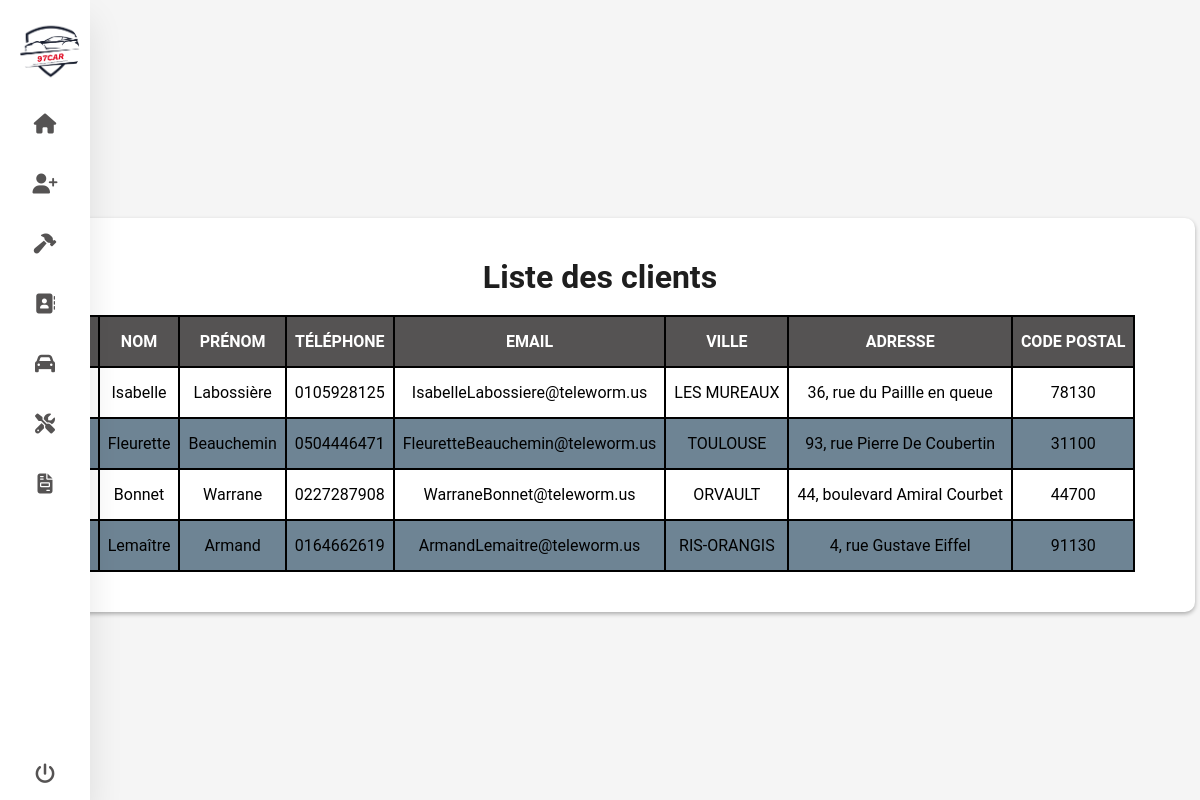
The app's page /Login/list-client.php (signed in) with its own data.
### tables this page shows
CREATE TABLE `client` (
  `Id_client` int(11) NOT NULL,
  `mel` varchar(255) DEFAULT NULL,
  `nom` varchar(100) DEFAULT NULL,
  `prenom` varchar(100) DEFAULT NULL,
  `telephone` char(10) DEFAULT NULL,
  `ville` varchar(50) DEFAULT NULL,
  `adresse` varchar(100) DEFAULT NULL,
  `code_postal` int(11) DEFAULT NULL
);

### Login/verify/restricted-access.php (called while the page is built, shortened)
<?php
require('bdd.php');
$token = $_SESSION['token'];
if ($token) {
    $requete = $bdd->query("SELECT * FROM client");
    $rps = $requete->fetchAll();
} else {
    header("Refresh:0.001; url=./login.php");
}

### Login/class/Client.php (called while the page is built, shortened)
<?php
class  Client
{
    private $email;
    private $prenom;
    private $nom;
    private $adresse;
    private $codePostal;
    private $ville;
    private $telephone;
    private $id_client;
    public function __construct($email, $prenom, $nom, $adresse, $codePostal, $ville, $telephone, $id_client)
    {
        $email = filter_var($email, FILTER_SANITIZE_EMAIL);
        $prenom = $this->filtre($prenom);
        $nom = $this->filtre($nom);
        $adresse = $this->filtre($adresse);
        $ville = $this->filtre($ville);
        $telephone = $this->filtre($telephone);
        $id_client= $this->filtre($id_client);
        $this->email = $email;
        $this->prenom = $prenom;
        $this->nom = $nom;
        $this->adresse = $adresse;
        $this->codePostal = $codePostal;
        $this->ville = $ville;
        $this->telephone = $telephone;
        $this->id_client = $id_client;
    }
    public function filtre($a)
    {
        $a_nettoye = htmlspecialchars($a, ENT_QUOTES, 'UTF-8');
        return  $a_nettoye;
    }
    public function get_email()
    {
        return $this->email;
    }
    public function get_prenom()
    {
        return $this->prenom;
    }
    public function get_nom()
    {
        return $this->nom;
    }
    public function get_adresse()
    {
        return $this->adresse;
    }
    public function get_codePostal()
    {
        return $this->codePostal;
    }
    public function get_ville()
    {
        return $this->ville;
    }
    public  function get_telephone()
    {
        return $this->telephone;
    }
    public function get_id_client()
    {
        return $this->id_client;
    }
}

### Login/list-client.php (the view, shortened to what this page needs)
<?php
require('verify/restricted-access.php');
require('menu.php');
require('class/Client.php');
?>
<!DOCTYPE html>
<html lang="fr">
<head>
    <link rel="stylesheet" href="css/style.css">
    <link rel="stylesheet" href="https://cdnjs.cloudflare.com/ajax/libs/font-awesome/6.5.2/css/all.min.css" />
</head>
<body>
    <div class="formulaire ">
        <h1> Liste des clients </h1><br>
        <table class="formul1">
            <thead>
                <th>ID</th>
                <th>NOM</th>
                <th>PRÉNOM</th>
                <th>TÉLÉPHONE</th>
                <th>EMAIL</th>
                <th>VILLE</th>
                <th>ADRESSE</th>
                <th>CODE POSTAL</th>
            </thead>
            <tbody>
                <?php foreach ($rps as $repondre) {
                    $client = new Client($repondre['mel'], $repondre['prenom'], $repondre['nom'], $repondre['adresse'], $repondre['code_postal'], $repondre['ville'], $repondre['telephone'], $repondre['Id_client']);
                ?>
                    <tr>
                        <td onclick="location.href='home-client.php?id=<?php echo $client->get_id_client(); ?>'"> <?php echo $client->get_id_client(); ?></a> </td>
                        <td onclick="location.href='home-client.php?id=<?php echo $client->get_id_client(); ?>'"> <?php echo $client->get_nom(); ?></a> </td>
                        <td onclick="location.href='home-client.php?id=<?php echo $client->get_id_client(); ?>'"> <?php echo $client->get_prenom(); ?></a> </td>
                        <td onclick="location.href='home-client.php?id=<?php echo $client->get_id_client(); ?>'"> <?php echo $client->get_telephone(); ?></a> </td>
                        <td onclick="location.href='home-client.php?id=<?php echo $client->get_id_client(); ?>'"> <?php echo $client->get_email(); ?></a> </td>
                        <td onclick="location.href='home-client.php?id=<?php echo $client->get_id_client(); ?>'"> <?php echo $client->get_ville(); ?></a></td>
                        <td onclick="location.href='home-client.php?id=<?php echo $client->get_id_client(); ?>'"> <?php echo $client->get_adresse(); ?></a></td>
                        <td onclick="location.href='home-client.php?id=<?php echo $client->get_id_client(); ?>'"> <?php echo $client->get_codePostal(); ?></a> </td>
                    </tr>
                <?php  } ?>
            </tbody>
        </table>
    </div>
</body>
</html>

### Login/menu.php (shortened to what this page needs)
<nav>
    <ul>
        <li>
            <a href="#" class="logo">
                <img src="image/Logo_97CAR_White.png" alt="">
            </a>
        </li>
        <li><a href="home.php">
                <i class="fa-solid fa-house"></i>
            </a></li>
        <li><a href="add-client.php">
                <i class="fa-solid fa-user-plus"></i>
            </a></li>
        <li><a href="add-repair.php">
                <i class="fa-solid fa-hammer"></i>
            </a></li>
        <li><a href="list-client.php">
                <i class="fa-solid fa-address-book"></i>
            </a></li>
        <li><a href="list-voiture.php">
                <i class="fa-solid fa-car"></i>
            </a></li>
        <li><a href="list-repair.php">
                <i class="fa-solid fa-screwdriver-wrench"></i>
            </a></li>
        <li><a href="list-facture.php">
                <i class="fa-solid fa-file-invoice"></i>
            </a></li>
        <li><a href="logout.php" class="logout">
                <i class="fa-solid fa-power-off"></i>
            </a></li>
    </ul>
</nav>

### Login/css/style.css (style rules this page uses)
body { display: flex; justify-content: center; align-items: center; background: #f5f5f5; font-family: "Poppins", sans-serif; }
h1 { color: #1e1e1e; text-align: center; }
a { color: #000; text-decoration: none; }
.formulaire { margin-top: 30px; background-color: #fff; padding: 40px 60px; border-radius: 10px; min-width: 300px; box-shadow: 0px 2px 4px rgba(0, 0, 0, 0.3); }
th, td { padding: 15px 8px; text-align: center; }
tbody tr, td, th { border: 2px solid #000; }
tbody tr:nth-child(even) { background-color: #092e4996; }
.formul1 { border-collapse: collapse; cursor: pointer; margin: 0px auto; }
* { margin: 0; padding: 0; outline: none; border: none; text-decoration: none; box-sizing: border-box; font-family: "Roboto", sans-serif; }
nav { position: fixed; top: 0; bottom: 0; height: 100%; left: 0; background: #fff; width: 90px; overflow: hidden; transition: width 0.2s linear; box-shadow: 0 20px 35px rgba(0, 0, 0, 0.1); }
.logo { text-align: center; display: flex; transition: all 0.5s ease; margin: 10px 0 0 10px; }
.logo img { width: 60px; height: 60px; border-radius: 50%; }
a { position: relative; color: rgb(85, 83, 83); font-size: 14px; display: table; width: 300px; padding: 10px; }
.fa-solid { position: relative; width: 70px; height: 40px; top: 14px; font-size: 20px; text-align: center; }
.logout { position: absolute; bottom: 0; }
::placeholder { color: rgb(0, 0, 0); font-size: 1.1em; }

### records on screen
client: nom "Isabelle", prenom "Labossière", telephone "0105928125", mel "IsabelleLabossiere@teleworm.us", ville "LES MUREAUX", adresse "36, rue du Paillle en queue", code_postal "78130"
client: nom "Fleurette", prenom "Beauchemin", telephone "0504446471", mel "FleuretteBeauchemin@teleworm.us", ville "TOULOUSE", adresse "93, rue Pierre De Coubertin", code_postal "31100"
client: nom "Bonnet", prenom "Warrane", telephone "0227287908", mel "WarraneBonnet@teleworm.us", ville "ORVAULT", adresse "44, boulevard Amiral Courbet", code_postal "44700"
client: nom "Lemaître", prenom "Armand", telephone "0164662619", mel "ArmandLemaitre@teleworm.us", ville "RIS-ORANGIS", adresse "4, rue Gustave Eiffel", code_postal "91130"
